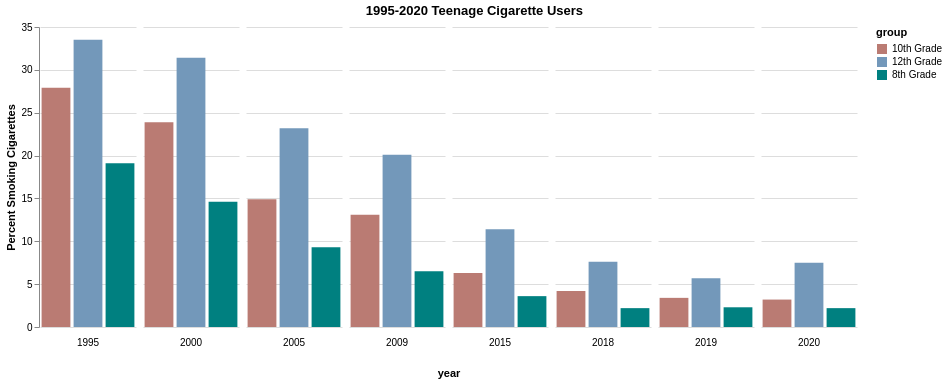

Vega-Lite specification stored for this chart:
### Vega-Lite specification from a JSON file in a GitHub repository (floating-point values rounded to 4 significant figures)
{"$schema": "https://vega.github.io/schema/vega-lite/v5.json", "title": {"text": "1995-2020 Teenage Cigarette Users", "anchor": "middle"}, "data": {"values": [{"year": "1995", "percent": 33.5, "group": "12th Grade"}, {"year": "1995", "percent": 27.9, "group": "10th Grade"}, {"year": "1995", "percent": 19.1, "group": "8th Grade"}, {"year": "2000", "percent": 31.4, "group": "12th Grade"}, {"year": "2000", "percent": 23.9, "group": "10th Grade"}, {"year": "2000", "percent": 14.6, "group": "8th Grade"}, {"year": "2005", "percent": 23.2, "group": "12th Grade"}, {"year": "2005", "percent": 14.9, "group": "10th Grade"}, {"year": "2005", "percent": 9.3, "group": "8th Grade"}, {"year": "2009", "percent": 20.1, "group": "12th Grade"}, {"year": "2009", "percent": 13.1, "group": "10th Grade"}, {"year": "2009", "percent": 6.5, "group": "8th Grade"}, {"year": "2015", "percent": 11.4, "group": "12th Grade"}, {"year": "2015", "percent": 6.3, "group": "10th Grade"}, {"year": "2015", "percent": 3.6, "group": "8th Grade"}, {"year": "2018", "percent": 7.6, "group": "12th Grade"}, {"year": "2018", "percent": 4.2, "group": "10th Grade"}, {"year": "2018", "percent": 2.2, "group": "8th Grade"}, {"year": "2019", "percent": 5.7, "group": "12th Grade"}, {"year": "2019", "percent": 3.4, "group": "10th Grade"}, {"year": "2019", "percent": 2.3, "group": "8th Grade"}, {"year": "2020", "percent": 7.5, "group": "12th Grade"}, {"year": "2020", "percent": 3.2, "group": "10th Grade"}, {"year": "2020", "percent": 2.2, "group": "8th Grade"}]}, "width": {"step": 32}, "mark": "bar", "encoding": {"column": {"field": "year", "type": "ordinal", "spacing": 5, "header": {"orient": "bottom"}}, "y": {"field": "percent", "type": "quantitative", "title": "Percent Smoking Cigarettes", "axis": {"grid": true}}, "x": {"field": "group", "type": "ordinal", "axis": null}, "color": {"field": "group", "scale": {"range": ["#ba7b73", "#7398ba", "#008080"]}}}, "config": {"view": {"stroke": "transparent"}, "axis": {"domainWidth": 1}}}
